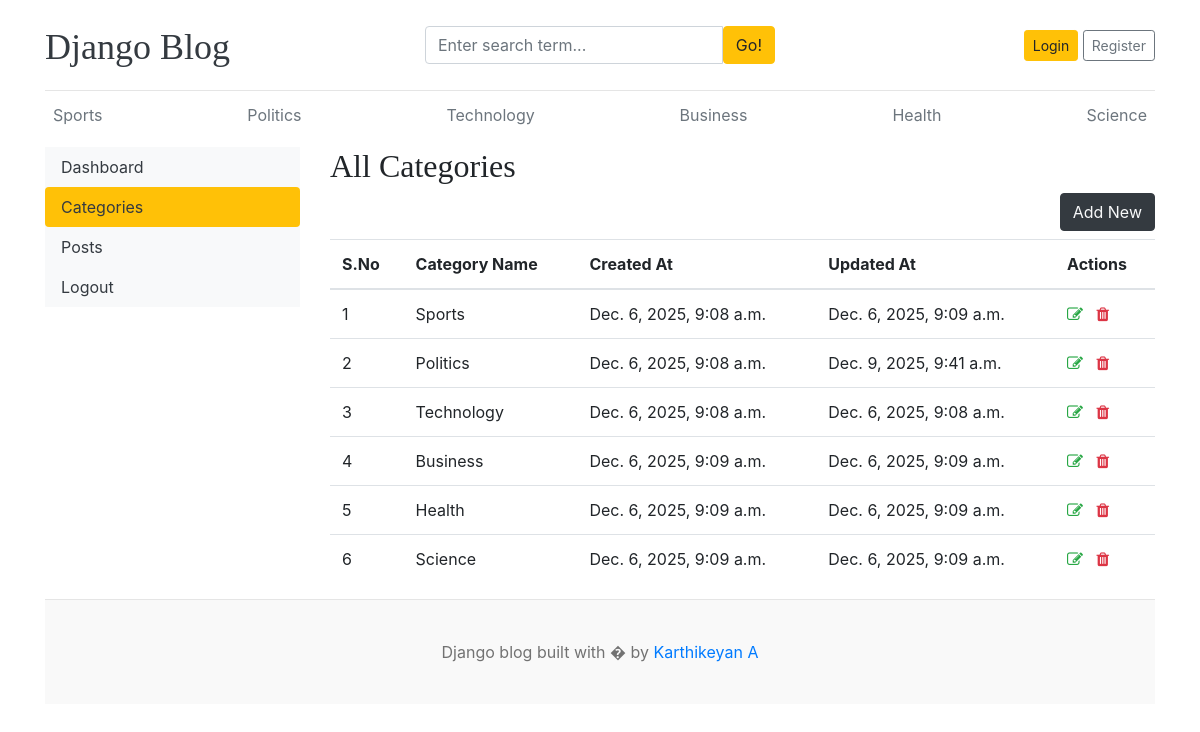
/dashboards/categories/, run on the app's committed database.
### blogs/models.py (models this page shows)
class Category(models.Model):
    category_name = models.CharField(max_length=100, unique=True)
    created_at = models.DateTimeField(auto_now_add=True)
    updated_at = models.DateTimeField(auto_now=True)
    class Meta:
        verbose_name_plural = "Categories"
    def __str__(self):
        return self.category_name

### dashboards/views.py (the view)
# urls.py: path('categories/', views.categories, name='categories'),
def categories(request):
    all_categories = Category.objects.all()
    context = {'categories': all_categories}
    return render(request, 'dashboard/categories.html', context)

### blogs/context_processors.py (called while the page is built)
def get_categories(request):
    categories = Category.objects.all()
    return dict(categories=categories)

def get_social_links(request):
   social_links = SocialLink.objects.all()
   return dict(social_links=social_links)

### templates/dashboard/categories.html (shortened to what this page needs)
{% extends 'base.html' %}
{% block content %}
<div class="row">
     {% include 'dashboard/sidebar.html' %}
   <div class="col-md-9">
    <h2>All Categories</h2>
    <a href="{% url 'add_category' %}" class='btn btn-dark text-light float-right mb-2'>Add New </a>
    <table class="table table-hover">
        <thead>
            <tr>
              <th>S.No</th>
              <th>Category Name</th>
              <th>Created At</th>
              <th>Updated At</th>
              <th> Actions </th>
            </tr>
        </thead>
    <tbody>
    {% for cat in categories %}
        <tr>
          <td>{{ forloop.counter }}</td>
          <td>{{ cat }}</td>
          <td>{{ cat.created_at }}</td>
          <td>{{ cat.updated_at }}</td>
          <td>
            <a href="{% url 'edit_category' cat.id %}"><i class="fa fa-edit text-success"></i></a>
            <a href="{% url 'delete_category' cat.id %}"><i class="fa fa-trash text-danger"></i></a>
          </td>
        </tr>
        {% endfor %}
      </tbody>
    </table>
    </div>
</div>
{% endblock %}

### templates/base.html (shortened to what this page needs)
{% load static %}
<!DOCTYPE html>
<html lang="en">
<head>
    <link href="https://getbootstrap.com/docs/4.0/dist/css/bootstrap.min.css" rel="stylesheet">
    <link href="{% static 'css/blog.css' %}" rel="stylesheet">
    <link rel="stylesheet" href="https://cdnjs.cloudflare.com/ajax/libs/font-awesome/4.7.0/css/font-awesome.min.css">
  </head>
<body>
    <div class="container">
      <header class="blog-header py-3">
        <div class="row flex-nowrap justify-content-between align-items-center">
          <div class="col-4 pt-1">
            <a class="blog-header-logo text-dark" href="/">Django Blog</a>
          </div>
          <div class='col-4'>
            <form action="{% url 'search' %}" method="GET">
                <div class="input-group">
                    <input class="form-control" type="text" name="keyword" value="{{ keyword }}" placeholder="Enter search term..." aria-label="Enter search term..." aria-describedby="button-search" />
                    <button type="submit" class="btn btn-warning" id="button-search" type="button">Go!</button>
                    </div>
            </form>
          </div>
          <div class="col-4 d-flex justify-content-end align-items-center">
            {% if not user.is_authenticated %}
            <a class="btn btn-sm btn-warning" href="{% url 'login' %}">Login</a> &nbsp;
            <a class="btn btn-sm btn-outline-secondary" href="{% url 'register' %}">Register</a>
            {% else %}
            <span><a href="{% url 'dashboard' %}">Dashboard</a></span>
            &emsp;
            <span><a href="{% url 'logout' %}">Logout</a></span>
            {% endif %}
          </div>
        </div>
      </header>
      <div class="nav-scroller py-1 mb-2">
      <nav class="nav d-flex justify-content-between">
        {% for cat in categories %}
          <a class="p-2 text-muted" href="{% url 'posts_by_category' cat.id %}">{{cat.category_name}}</a>
        {% endfor %}
      </nav>
   </div>
{% block content %}
{% endblock %}
<footer class="blog-footer">
  <p>Django blog built with � by <a href="#">Karthikeyan A</a></p>
</footer>
</body>
</html>

### blog_main/static/css/blog.css (style rules this page uses)
.blog-header { border-bottom: 1px solid #e5e5e5; }
.blog-header-logo { font-family: "Playfair Display", Georgia, "Times New Roman", serif; font-size: 2.25rem; }
h1, h2, h3, h4, h5, h6 { font-family: "Playfair Display", Georgia, "Times New Roman", serif; }
.blog-footer { padding: 2.5rem 0; color: #727272; text-align: center; background-color: #f9f9f9; border-top: .05rem solid #e5e5e5; }
.blog-footer p:last-child { margin-bottom: 0; }

### data on the page
Category: category_name "Sports", created_at "Dec. 6, 2025, 9:08 a.m.", updated_at "Dec. 6, 2025, 9:09 a.m."
Category: category_name "Politics", created_at "Dec. 6, 2025, 9:08 a.m.", updated_at "Dec. 9, 2025, 9:41 a.m."
Category: category_name "Technology", created_at "Dec. 6, 2025, 9:08 a.m.", updated_at "Dec. 6, 2025, 9:08 a.m."
Category: category_name "Business", created_at "Dec. 6, 2025, 9:09 a.m.", updated_at "Dec. 6, 2025, 9:09 a.m."
Category: category_name "Health", created_at "Dec. 6, 2025, 9:09 a.m.", updated_at "Dec. 6, 2025, 9:09 a.m."
Category: category_name "Science", created_at "Dec. 6, 2025, 9:09 a.m.", updated_at "Dec. 6, 2025, 9:09 a.m."
